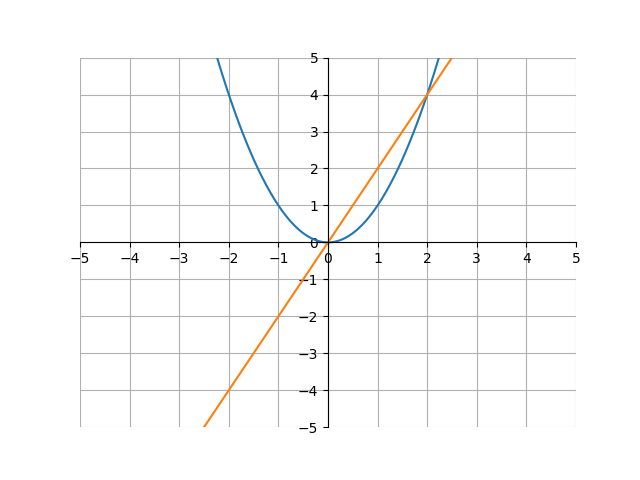

The script that drew this image:
import matplotlib.pyplot as plt
import numpy as np

x = np.arange(-5, 5, .01)
y = x**2
z = 2*x

ax = plt.gca()
ax.spines['top'].set_color('none')
ax.spines['left'].set_position('zero')
ax.spines['right'].set_color('none')
ax.spines['bottom'].set_position('zero')

plt.xlim(-5, 5)
plt.ylim(-5, 5)
plt.xticks(np.arange(min(x), max(x)+1, 1.0))
plt.yticks(np.arange(-5, 5+1, 1.0))
plt.plot(x, y)
plt.plot(x, z)
plt.grid(True)
plt.show()
